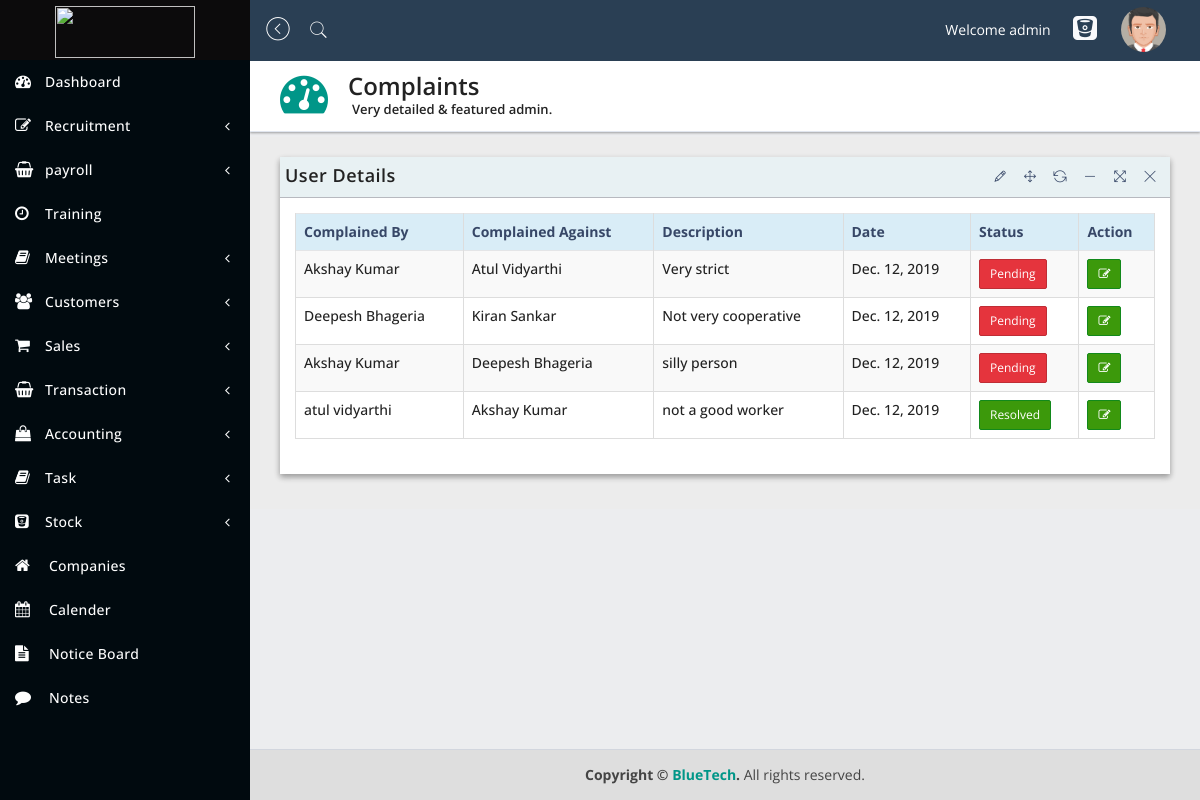
The page /hr/complaint/ (signed in) on the database its author committed.
### HR/models.py (models this page shows)
class Complaint(models.Model):
    by = models.ForeignKey(Employee, related_name='by', on_delete=models.CASCADE)
    against = models.ForeignKey(Employee, related_name='against', on_delete=models.CASCADE)
    complain = models.CharField(max_length=5000)
    date = models.DateField("Date", default=datetime.date.today)
    CHOICES = (('Pending', 'Pending'),
               ('Resolved', 'Resolved'),)
    status = models.CharField(max_length=200, choices=CHOICES, default='Pending')

### Users/models.py (models this page shows, shortened)
class Employee(models.Model):
    first_name = models.CharField(max_length=100)
    last_name = models.CharField(max_length=100)
    user = models.OneToOneField(User, on_delete=models.CASCADE)
    phone_no = models.CharField(max_length=15, null=True)
    date = models.DateField(null=True)
    GENDER_CHOICES = (('M', 'Male'),
                      ('F', 'Female'),)
    gender = models.CharField(max_length=50, null=True, choices=GENDER_CHOICES)
    DEPT_CHOICES = (('CEO', 'CEO'),
                    ('HR', 'HR'),
                    ('SALES', 'SALES'),
                    ('ACCOUNTS', 'ACCOUNTS'))
    dept = models.CharField(max_length=100, choices=DEPT_CHOICES)
    position = models.CharField(max_length=50, null=True)
    date_of_joining = models.DateField(null=True)
    reporting_to = models.ForeignKey(
        "Employee", null=True, on_delete=models.CASCADE)
    is_verified = models.BooleanField()
    is_complete = models.BooleanField()
    cv = models.FileField(upload_to='Media/cv')
    profile_pic = models.ImageField(upload_to='Media/profile_pics')

### HR/views.py (the view)
# urls.py: path('complaint/', views.ComplaintListView.as_view(), name='complaints'),
class ComplaintListView(generic.ListView):
    template = 'HR/complaints_list.html'
    def get_queryset(self):
        return Complaint.objects.all().order_by('status', '-date')
    def get_context_data(self, **kwargs):
        context = super().get_context_data(**kwargs)
        context['department'] = self.request.user.employee.dept
        return context

### templates/HR/complaint_list.html (shortened to what this page needs)
{% extends 'home/navbar.html' %}
{% load widget_tweaks %}
{% block body %}
    <div class="content-wrapper">
        <section class="content-header">
            <div class="header-icon">
                <i class="fa fa-dashboard"></i>
            </div>
            <div class="header-title">
                <h1>Complaints</h1>
                <small>Very detailed & featured admin.</small>
            </div>
        </section>
        <section class="content">
            <div class="row">
                <div class="col-sm-12">
                    <div class="panel panel-bd lobidrag">
                        <div class="panel-heading">
                            <div class="btn-group" id="buttonexport">
                                <a href="#">
                                    <h4>User Details</h4>
                                </a>
                            </div>
                        </div>
                        <div class="panel-body">
                            <div class="table-responsive">
                                <table id="dataTableExample1" class="table table-bordered table-striped table-hover">
                                    <thead>
                                    <tr class="info">
                                        <th>Complained By</th>
                                        <th>Complained Against</th>
                                        <th>Description</th>
                                        <th>Date</th>
                                        <th>Status</th>
                                        <th>Action</th>
                                    </tr>
                                    </thead>
                                    <tbody>
                                    {% for comp in object_list %}
                                        <tr>
                                            <td>{{ comp.by.first_name }}&nbsp;{{ comp.by.last_name }} </td>
                                            <td>{{ comp.against.first_name }}&nbsp;{{ comp.against.last_name }}</td>
                                            <td>{{ comp.complain }}</td>
                                            <td>{{ comp.date }}</td>
                                            <td>
                                                {% ifequal comp.status "Resolved" %}
                                                    <button class="btn btn-success btn-sm">{{ comp.status }}</button>
                                                {% else %}
                                                    <button class="btn btn-danger btn-sm">{{ comp.status }}</button>
                                                {% endifequal %}
                                            </td>
                                            <td>
                                                <a href="{% url 'users:hr:status' comp.id %}"
                                                   class="btn btn-success btn-sm">
                                                    <i class="fa fa-pencil-square-o"></i></a>
                                            </td>
                                        </tr>
                                    {% empty %}
                                        <td>Nothing to show</td>
                                    {% endfor %}
                                    </tbody>
                                </table>
                            </div>
                        </div>
                    </div>
                </div>
            </div>
        </section>
    </div>
{% endblock %}

### templates/home/navbar.html (shortened to what this page needs)
{% load static %}
<!DOCTYPE html>
<html lang="en">
<head>
    <link href="{% static 'assets/plugins/jquery-ui-1.12.1/jquery-ui.min.css' %}" rel="stylesheet" type="text/css"/>
    <link href="{% static 'assets/bootstrap/css/bootstrap.min.css' %}" rel="stylesheet" type="text/css"/>
    <link href="{% static 'assets/plugins/lobipanel/lobipanel.min.css' %}" rel="stylesheet" type="text/css"/>
    <link href="{% static 'assets/plugins/pace/flash.css' %}" rel="stylesheet" type="text/css"/>
    <link href="{% static 'assets/font-awesome/css/font-awesome.min.css' %}" rel="stylesheet" type="text/css"/>
    <link href="{% static 'assets/pe-icon-7-stroke/css/pe-icon-7-stroke.css' %}" rel="stylesheet" type="text/css"/>
    <link href="{% static 'assets/themify-icons/themify-icons.css' %}" rel="stylesheet" type="text/css"/>
    <link href="{% static 'assets/plugins/emojionearea/emojionearea.min.css' %}" rel="stylesheet" type="text/css"/>
    <link href="{% static 'assets/plugins/monthly/monthly.css' %}" rel="stylesheet" type="text/css"/>
    <link href="{% static 'assets/dist/css/stylecrm.css' %}" rel="stylesheet" type="text/css"/>
</head>
<body class="hold-transition sidebar-mini">
<div class="wrapper">
    <header class="main-header">
        <a href="{% url 'users:dashboard' %}" class="logo">
            <span class="logo-lg">
               <img src="{% static 'assets/images/logo.png' %}" style='width:80%;' alt="">
               </span>
        </a>
        <nav class="navbar navbar-static-top">
            <a href="#" class="sidebar-toggle" data-toggle="offcanvas" role="button">
                <span class="pe-7s-angle-left-circle"></span>
            </a>
            <a href="#search"><span class="pe-7s-search"></span></a>
            <div class="navbar-custom-menu">
                <ul class="nav navbar-nav">
                    <li><br><span style="color: white">Welcome {{ user.username }}</span>&nbsp;&nbsp;</li>
                    <li>
                        <a href="{% url 'users:hr:complaints_add' %}">
                            <i class="fa fa-bitbucket-square"></i>
                        </a>
                    </li>
                    <li class="dropdown dropdown-user">
                        <a href="#" class="dropdown-toggle" data-toggle="dropdown">
                            <img src="{% static 'assets/dist/img/avatar5.png' %}" class="img-circle" width="45"
                                 height="45" alt="user"></a>
                    </li>
                </ul>
            </div>
        </nav>
    </header>
    <aside class="main-sidebar">
        <div class="sidebar">
            <ul class="sidebar-menu">
                <li class="active">
                    <a href="{% url 'users:dashboard' %}"><i class="fa fa-tachometer"></i><span>Dashboard</span>
                    </a>
                </li>
                {% if department == 'CEO' %}
                    {% include 'HR/hr_navbar.html' %}
                    {% include 'Sales/sales_navbar.html' %}
                    {% include 'Accounts/accounts_navbar.html' %}
                {% endif %}
                <li class="treeview">
                    <a href="#">
                        <i class="fa fa-book"></i><span>Task</span>
                        <span class="pull-right-container">
                     <i class="fa fa-angle-left pull-right"></i>
                     </span>
                    </a>
                </li>
                <li class="treeview">
                    <a href="#">
                        <i class="fa fa-bitbucket-square"></i><span>Stock</span>
                        <span class="pull-right-container">
                     <i class="fa fa-angle-left pull-right"></i>
                     </span>
                    </a>
                </li>
                <li>
                    <a href="company.html">
                        <i class="fa fa-home"></i> <span>Companies</span>
                    </a>
                </li>
                <li>
                    <a href="calender.html">
                        <i class="fa fa-calendar"></i> <span>Calender</span>
                    </a>
                </li>
                <li>
                    <a href="notice.html">
                        <i class="fa fa-file-text"></i> <span>Notice Board</span>
                    </a>
                </li>
                <li>
                    <a href="note.html">
                        <i class="fa fa-comment"></i> <span>Notes</span>
                    </a>
                </li>
            </ul>
        </div>
    </aside>
    {% block body %}
    {% endblock %}
    <footer class="main-footer">
        <strong>Copyright &copy; <a href="#">BlueTech</a>.</strong> All rights reserved.
    </footer>
</div>
</body>
</html>

### rows shown on the page
Complaint: by.first_name "Akshay", by.last_name "Kumar", against.first_name "Atul", against.last_name "Vidyarthi", complain "Very strict", date "Dec. 12, 2019", status "Pending"
Complaint: by.first_name "Deepesh", by.last_name "Bhageria", against.first_name "Kiran", against.last_name "Sankar", complain "Not very cooperative", date "Dec. 12, 2019", status "Pending"
Complaint: by.first_name "Akshay", by.last_name "Kumar", against.first_name "Deepesh", against.last_name "Bhageria", complain "silly person", date "Dec. 12, 2019", status "Pending"
Complaint: by.first_name "atul", by.last_name "vidyarthi", against.first_name "Akshay", against.last_name "Kumar", complain "not a good worker", date "Dec. 12, 2019", status "Resolved"

### other values the page prints
{{ user.username }} "admin"
